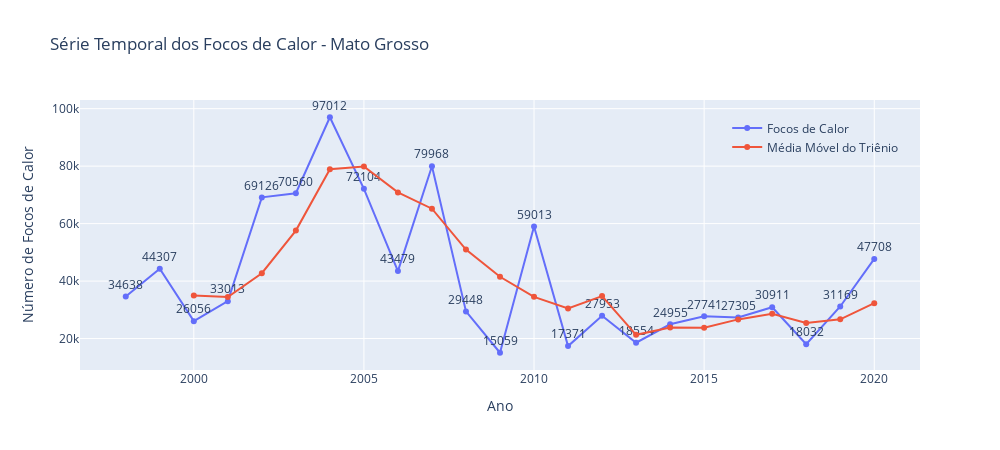

Here is the notebook cell this chart was saved with:
### Code cell
# Série Temporal dos Focos de Calor - Mato Grosso
base_temp = base.loc[base['state'] == 'Mato Grosso']
plot_forest_fires_timeline(base_temp, 'Série Temporal dos Focos de Calor - Mato Grosso')

### Figure 1 — Plotly figure (JSON) as saved in the notebook; plotly's stock layout.template omitted (floating-point values rounded to 4 significant figures)
{"data": [{"mode": "markers+lines+text", "name": "Focos de Calor", "text": [34638, 44307, 26056, 33013, 69126, 70560, 97012, 72104, 43479, 79968, 29448, 15059, 59013, 17371, 27953, 18554, 24955, 27741, 27305, 30911, 18032, 31169, 47708], "textposition": "top center", "type": "scatter", "x": [1998, 1999, 2000, 2001, 2002, 2003, 2004, 2005, 2006, 2007, 2008, 2009, 2010, 2011, 2012, 2013, 2014, 2015, 2016, 2017, 2018, 2019, 2020], "y": [34638, 44307, 26056, 33013, 69126, 70560, 97012, 72104, 43479, 79968, 29448, 15059, 59013, 17371, 27953, 18554, 24955, 27741, 27305, 30911, 18032, 31169, 47708]}, {"mode": "markers+lines", "name": "Média Móvel do Triênio", "type": "scatter", "x": [1998, 1999, 2000, 2001, 2002, 2003, 2004, 2005, 2006, 2007, 2008, 2009, 2010, 2011, 2012, 2013, 2014, 2015, 2016, 2017, 2018, 2019, 2020], "y": [null, null, 35000.0, 34460.0, 42730.0, 57570.0, 78900.0, 79892, 70865, 65180.0, 50965, 41490.0, 34510.0, 30481, 34779, 21290.0, 23820.0, 23750, 26667, 28650.0, 25416, 26704, 32303]}], "layout": {"height": 450, "legend": {"bgcolor": "rgba(255, 255, 255, 0)", "x": 0.98, "xanchor": "right", "y": 0.95, "yanchor": "top"}, "title": {"text": "Série Temporal dos Focos de Calor - Mato Grosso"}, "width": 1000, "xaxis": {"title": {"text": "Ano"}}, "yaxis": {"title": {"text": "Número de Focos de Calor"}}}}
